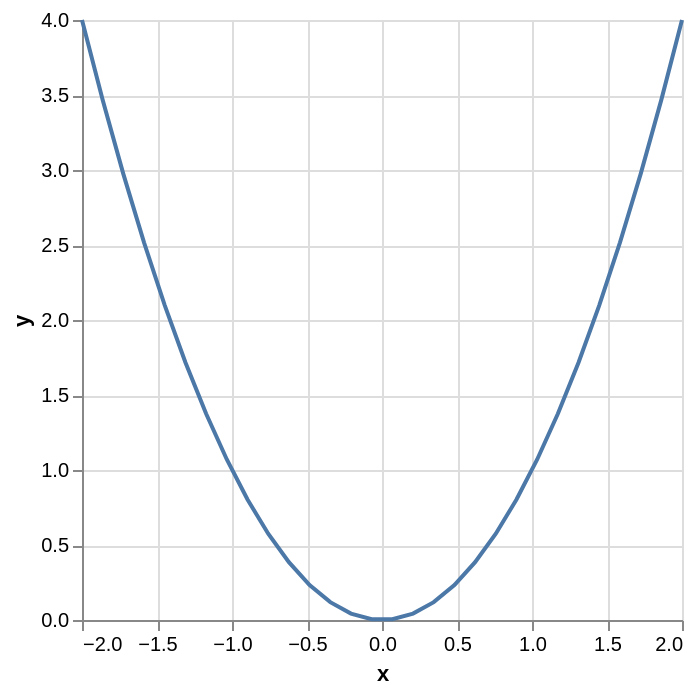

This figure's notebook cell:
### Code cell
import altair as alt
alt.renderers.enable('html')
Chart(Data(values = values)).mark_line().encode(x = 'x:Q', y = 'y:Q')

### Figure 1 — Vega-Lite specification as saved in the notebook (floating-point values rounded to 4 significant figures)
{"config": {"view": {"continuousWidth": 300, "continuousHeight": 300}}, "data": {"values": [{"x": -2.0, "y": 4.0}, {"x": -1.862, "y": 3.467}, {"x": -1.724, "y": 2.973}, {"x": -1.586, "y": 2.516}, {"x": -1.448, "y": 2.098}, {"x": -1.31, "y": 1.717}, {"x": -1.172, "y": 1.375}, {"x": -1.034, "y": 1.07}, {"x": -0.8966, "y": 0.8038}, {"x": -0.7586, "y": 0.5755}, {"x": -0.6207, "y": 0.3853}, {"x": -0.4828, "y": 0.2331}, {"x": -0.3448, "y": 0.1189}, {"x": -0.2069, "y": 0.04281}, {"x": -0.06897, "y": 0.004756}, {"x": 0.06897, "y": 0.004756}, {"x": 0.2069, "y": 0.04281}, {"x": 0.3448, "y": 0.1189}, {"x": 0.4828, "y": 0.2331}, {"x": 0.6207, "y": 0.3853}, {"x": 0.7586, "y": 0.5755}, {"x": 0.8966, "y": 0.8038}, {"x": 1.034, "y": 1.07}, {"x": 1.172, "y": 1.375}, {"x": 1.31, "y": 1.717}, {"x": 1.448, "y": 2.098}, {"x": 1.586, "y": 2.516}, {"x": 1.724, "y": 2.973}, {"x": 1.862, "y": 3.467}, {"x": 2.0, "y": 4.0}]}, "mark": {"type": "line"}, "encoding": {"x": {"field": "x", "type": "quantitative"}, "y": {"field": "y", "type": "quantitative"}}, "$schema": "https://vega.github.io/schema/vega-lite/v6.1.0.json"}
